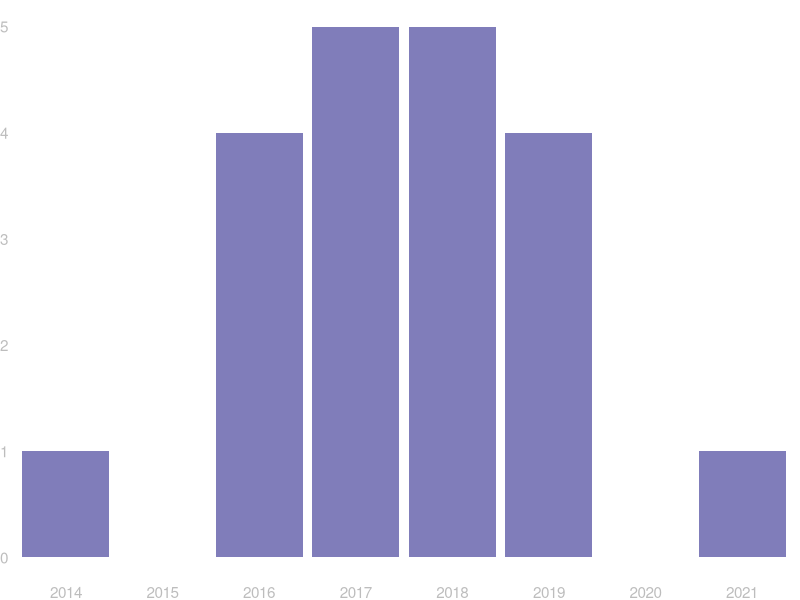

Reproduce this figure in R. (Note: this script raises an error after producing the figure.)
library(tidyverse)

#### Pubs per year ####

data.frame(
  year = as.character(2014:2021),
  total = c(1,0,4,5,5,4,0,1)
) %>% 

  ggplot(aes(y=total,x=year)) +
  geom_col(fill="#807dba") +
  theme_void() +
  theme(text=element_text(color="#bdbdbd"),
        axis.text.x=element_text(color="#bdbdbd"),
        axis.text.y=element_text(color="#bdbdbd")) + 
  labs(x="",y="") +
  ggsave("images/pubs.png", width=8, height=1.6)
  
